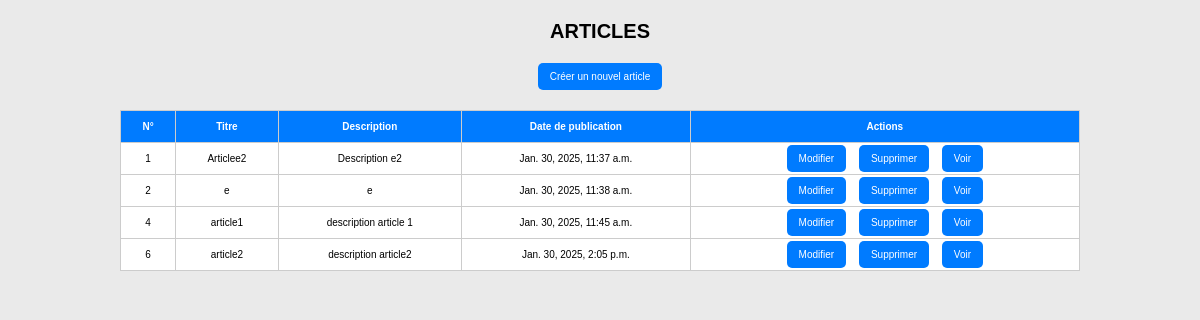
Page /list on the committed database.
### my_apps/models.py (models this page shows, shortened)
class Article(models.Model):
    titre = models.CharField(max_length=100)
    contenu = models.TextField()
    date_publication = models.DateTimeField(auto_now_add=True)

### my_apps/views.py (the view)
# urls.py: path('list', views.article_list, name='article_list'),
def article_list(request):
    articles = Article.objects.all()
    return render(request,'article/article_list.html',{'article':articles})

### templates/article/article_list.html (shortened to what this page needs)
{% extends 'base.html' %}
{% block content %}
<h1>Articles</h1>
<a href="{% url 'article_create' %}" class="create-btn">Créer un nouvel article</a>
<table>
    <tr>
        <th>N°</th>
        <th>Titre</th>
        <th>Description</th>
        <th>Date de publication</th>
        <th>Actions</th>
    </tr>
    {% for article in article %}
        <tr>
            <td>{{ article.id }}</td>
            <td>{{ article.titre }}</td>
            <td>{{ article.contenu }}</td>
            <td>{{ article.date_publication }}</td>
            <td class="actions">
                <a href="{% url 'article_update' article.id %}">Modifier</a>
                <a href="{% url 'article_delete' article.id %}">Supprimer</a>
                <a href="{% url 'article_detail' article.id %}">Voir</a>
            </td>
        </tr>
    {% empty %}
        <tr>
            <td colspan="5">Aucun article disponible.</td>
        </tr>
    {% endfor %}
</table>
{% endblock %}

### templates/article/article_list.html (style rules this page uses)
body { margin: 0; padding: 0; background-color: #eaeaea; font-family: Arial, sans-serif; font-size: 10px; }
h1 { text-transform: uppercase; text-align: center; margin-top: 20px; }
a { text-decoration: none; color: white; background-color: #007bff; padding: 8px 12px; border-radius: 5px; }
table { width: 80%; margin: 20px auto; border-collapse: collapse; background-color: white; }
th, td { padding: 10px; border: 1px solid #ccc; text-align: center; }
th { background-color: #007bff; color: white; }
.actions a { margin: 0 5px; }
.create-btn { display: block; width: fit-content; margin: 20px auto; }

### rows in the picture
Article: id "1", titre "Articlee2", contenu "Description e2", date_publication "Jan. 30, 2025, 11:37 a.m."
Article: id "2", titre "e", contenu "e", date_publication "Jan. 30, 2025, 11:38 a.m."
Article: id "4", titre "article1", contenu "description article 1", date_publication "Jan. 30, 2025, 11:45 a.m."
Article: id "6", titre "article2", contenu "description article2", date_publication "Jan. 30, 2025, 2:05 p.m."
